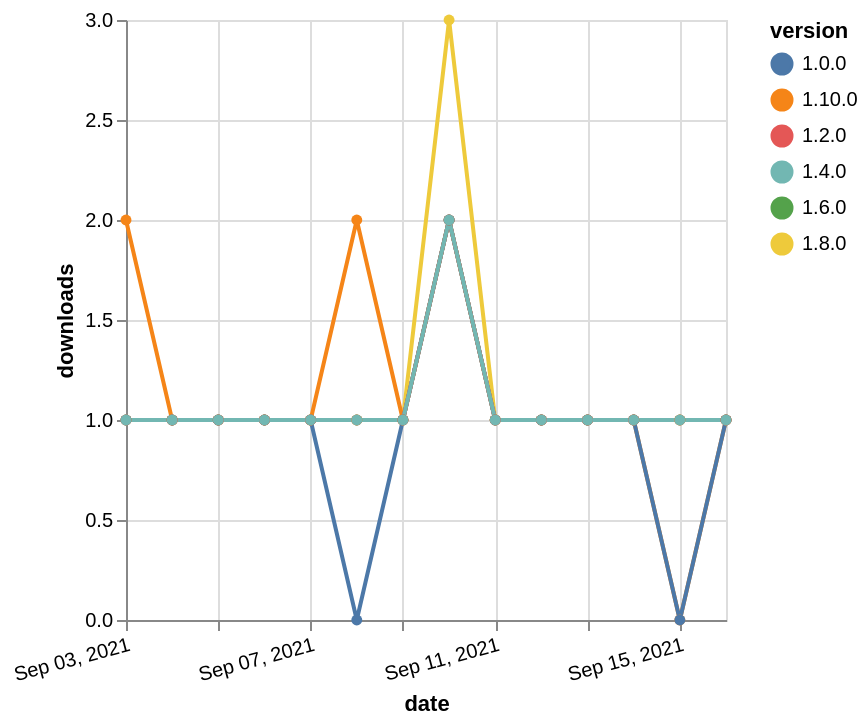

Vega-Lite specification for this chart:
### Vega-Lite specification from a JSON file in a GitHub repository (floating-point values rounded to 4 significant figures)
{"$schema": "https://vega.github.io/schema/vega-lite/v5.json", "description": "A simple bar chart with embedded data.", "data": {"values": [{"date": "2021-09-03", "total": 168, "delta": 1, "version": "1.6.0"}, {"date": "2021-09-04", "total": 169, "delta": 1, "version": "1.6.0"}, {"date": "2021-09-05", "total": 170, "delta": 1, "version": "1.6.0"}, {"date": "2021-09-06", "total": 171, "delta": 1, "version": "1.6.0"}, {"date": "2021-09-07", "total": 172, "delta": 1, "version": "1.6.0"}, {"date": "2021-09-08", "total": 173, "delta": 1, "version": "1.6.0"}, {"date": "2021-09-09", "total": 174, "delta": 1, "version": "1.6.0"}, {"date": "2021-09-10", "total": 176, "delta": 2, "version": "1.6.0"}, {"date": "2021-09-11", "total": 177, "delta": 1, "version": "1.6.0"}, {"date": "2021-09-12", "total": 178, "delta": 1, "version": "1.6.0"}, {"date": "2021-09-13", "total": 179, "delta": 1, "version": "1.6.0"}, {"date": "2021-09-14", "total": 180, "delta": 1, "version": "1.6.0"}, {"date": "2021-09-15", "total": 181, "delta": 1, "version": "1.6.0"}, {"date": "2021-09-16", "total": 182, "delta": 1, "version": "1.6.0"}, {"date": "2021-09-03", "total": 199, "delta": 1, "version": "1.8.0"}, {"date": "2021-09-04", "total": 200, "delta": 1, "version": "1.8.0"}, {"date": "2021-09-05", "total": 201, "delta": 1, "version": "1.8.0"}, {"date": "2021-09-06", "total": 202, "delta": 1, "version": "1.8.0"}, {"date": "2021-09-07", "total": 203, "delta": 1, "version": "1.8.0"}, {"date": "2021-09-08", "total": 204, "delta": 1, "version": "1.8.0"}, {"date": "2021-09-09", "total": 205, "delta": 1, "version": "1.8.0"}, {"date": "2021-09-10", "total": 208, "delta": 3, "version": "1.8.0"}, {"date": "2021-09-11", "total": 209, "delta": 1, "version": "1.8.0"}, {"date": "2021-09-12", "total": 210, "delta": 1, "version": "1.8.0"}, {"date": "2021-09-13", "total": 211, "delta": 1, "version": "1.8.0"}, {"date": "2021-09-14", "total": 212, "delta": 1, "version": "1.8.0"}, {"date": "2021-09-15", "total": 213, "delta": 1, "version": "1.8.0"}, {"date": "2021-09-16", "total": 214, "delta": 1, "version": "1.8.0"}, {"date": "2021-09-03", "total": 128, "delta": 2, "version": "1.10.0"}, {"date": "2021-09-04", "total": 129, "delta": 1, "version": "1.10.0"}, {"date": "2021-09-05", "total": 130, "delta": 1, "version": "1.10.0"}, {"date": "2021-09-06", "total": 131, "delta": 1, "version": "1.10.0"}, {"date": "2021-09-07", "total": 132, "delta": 1, "version": "1.10.0"}, {"date": "2021-09-08", "total": 134, "delta": 2, "version": "1.10.0"}, {"date": "2021-09-09", "total": 135, "delta": 1, "version": "1.10.0"}, {"date": "2021-09-10", "total": 137, "delta": 2, "version": "1.10.0"}, {"date": "2021-09-11", "total": 138, "delta": 1, "version": "1.10.0"}, {"date": "2021-09-12", "total": 139, "delta": 1, "version": "1.10.0"}, {"date": "2021-09-13", "total": 140, "delta": 1, "version": "1.10.0"}, {"date": "2021-09-14", "total": 141, "delta": 1, "version": "1.10.0"}, {"date": "2021-09-15", "total": 141, "delta": 0, "version": "1.10.0"}, {"date": "2021-09-16", "total": 142, "delta": 1, "version": "1.10.0"}, {"date": "2021-09-03", "total": 254, "delta": 1, "version": "1.0.0"}, {"date": "2021-09-04", "total": 255, "delta": 1, "version": "1.0.0"}, {"date": "2021-09-05", "total": 256, "delta": 1, "version": "1.0.0"}, {"date": "2021-09-06", "total": 257, "delta": 1, "version": "1.0.0"}, {"date": "2021-09-07", "total": 258, "delta": 1, "version": "1.0.0"}, {"date": "2021-09-08", "total": 258, "delta": 0, "version": "1.0.0"}, {"date": "2021-09-09", "total": 259, "delta": 1, "version": "1.0.0"}, {"date": "2021-09-10", "total": 261, "delta": 2, "version": "1.0.0"}, {"date": "2021-09-11", "total": 262, "delta": 1, "version": "1.0.0"}, {"date": "2021-09-12", "total": 263, "delta": 1, "version": "1.0.0"}, {"date": "2021-09-13", "total": 264, "delta": 1, "version": "1.0.0"}, {"date": "2021-09-14", "total": 265, "delta": 1, "version": "1.0.0"}, {"date": "2021-09-15", "total": 265, "delta": 0, "version": "1.0.0"}, {"date": "2021-09-16", "total": 266, "delta": 1, "version": "1.0.0"}, {"date": "2021-09-03", "total": 196, "delta": 1, "version": "1.2.0"}, {"date": "2021-09-04", "total": 197, "delta": 1, "version": "1.2.0"}, {"date": "2021-09-05", "total": 198, "delta": 1, "version": "1.2.0"}, {"date": "2021-09-06", "total": 199, "delta": 1, "version": "1.2.0"}, {"date": "2021-09-07", "total": 200, "delta": 1, "version": "1.2.0"}, {"date": "2021-09-08", "total": 201, "delta": 1, "version": "1.2.0"}, {"date": "2021-09-09", "total": 202, "delta": 1, "version": "1.2.0"}, {"date": "2021-09-10", "total": 204, "delta": 2, "version": "1.2.0"}, {"date": "2021-09-11", "total": 205, "delta": 1, "version": "1.2.0"}, {"date": "2021-09-12", "total": 206, "delta": 1, "version": "1.2.0"}, {"date": "2021-09-13", "total": 207, "delta": 1, "version": "1.2.0"}, {"date": "2021-09-14", "total": 208, "delta": 1, "version": "1.2.0"}, {"date": "2021-09-15", "total": 209, "delta": 1, "version": "1.2.0"}, {"date": "2021-09-16", "total": 210, "delta": 1, "version": "1.2.0"}, {"date": "2021-09-03", "total": 194, "delta": 1, "version": "1.4.0"}, {"date": "2021-09-04", "total": 195, "delta": 1, "version": "1.4.0"}, {"date": "2021-09-05", "total": 196, "delta": 1, "version": "1.4.0"}, {"date": "2021-09-06", "total": 197, "delta": 1, "version": "1.4.0"}, {"date": "2021-09-07", "total": 198, "delta": 1, "version": "1.4.0"}, {"date": "2021-09-08", "total": 199, "delta": 1, "version": "1.4.0"}, {"date": "2021-09-09", "total": 200, "delta": 1, "version": "1.4.0"}, {"date": "2021-09-10", "total": 202, "delta": 2, "version": "1.4.0"}, {"date": "2021-09-11", "total": 203, "delta": 1, "version": "1.4.0"}, {"date": "2021-09-12", "total": 204, "delta": 1, "version": "1.4.0"}, {"date": "2021-09-13", "total": 205, "delta": 1, "version": "1.4.0"}, {"date": "2021-09-14", "total": 206, "delta": 1, "version": "1.4.0"}, {"date": "2021-09-15", "total": 207, "delta": 1, "version": "1.4.0"}, {"date": "2021-09-16", "total": 208, "delta": 1, "version": "1.4.0"}]}, "width": "container", "mark": {"type": "line", "point": {"filled": true}}, "encoding": {"x": {"field": "date", "type": "temporal", "timeUnit": "yearmonthdate", "title": "date", "axis": {"labelAngle": -15}}, "y": {"field": "delta", "type": "quantitative", "title": "downloads"}, "color": {"field": "version", "type": "nominal"}, "tooltip": {"field": "delta"}}}
